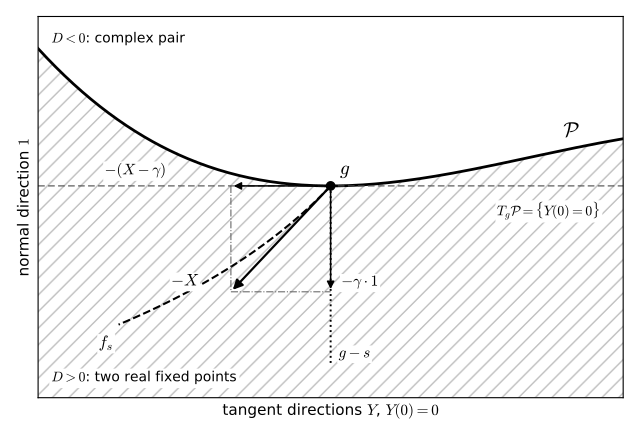

The Python source for this figure:
"""Figure 9.1: the parabolic stratum P near the germ g (schematic).

Horizontal axis: tangent directions T_g P = {Y : Y(0) = 0}.
Vertical axis:   the constant (normal) direction 1; f = g + c*1 + (tangent part).
Below P (c < 0): two real fixed points (D > 0).  Above P: a complex-conjugate pair (D < 0).
An unfolding f_s = g - s X leaves g with velocity -X = -gamma*1 - (X - gamma).
Black-and-white, line styles only.  Usage: python3 figures/fig9_stratum.py
"""
import os

import matplotlib

matplotlib.use("Agg")
import matplotlib.pyplot as plt  # noqa: E402
import numpy as np  # noqa: E402

plt.rcParams.update({"font.size": 11, "mathtext.fontset": "cm"})

fig, ax = plt.subplots(figsize=(6.4, 4.4))
x = np.linspace(-2.2, 2.2, 400)
P = 0.18 * x**2 - 0.04 * x**3          # the stratum, tangent to the horizontal axis at g

# region with two real fixed points: below P
ax.fill_between(x, P, -2.0, facecolor="none", edgecolor="0.75", hatch="//", linewidth=0.0)
ax.plot(x, P, "k-", lw=2.0)
ax.text(1.75, 0.18 * 1.75**2 - 0.04 * 1.75**3 + 0.12, r"$\mathcal{P}$", fontsize=15)

ax.text(-2.1, 1.35, r"$D<0$: complex pair", fontsize=10)
ax.text(-2.1, -1.85, r"$D>0$: two real fixed points", fontsize=10,
        bbox=dict(facecolor="white", edgecolor="none", pad=1.5))

# the germ g
ax.plot([0], [0], "ko", ms=6, zorder=5)
ax.text(0.07, 0.1, r"$g$", fontsize=14)

# translation unfolding g - s (normal direction)
ax.plot([0, 0], [0, -1.7], "k:", lw=1.4)
ax.text(0.06, -1.62, r"$g-s$", fontsize=11,
        bbox=dict(facecolor="white", edgecolor="none", pad=1.0))

# an unfolding f_s = g - s X + O(s^2)
s = np.linspace(0, 1.55, 100)
gam, tang = 1.0, 0.75
fx, fy = -tang * s - 0.18 * s**2, -gam * s + 0.10 * s**2
ax.plot(fx, fy, "k--", lw=1.5)
ax.text(fx[-1] - 0.15, fy[-1] - 0.22, r"$f_s$", fontsize=12,
        bbox=dict(facecolor="white", edgecolor="none", pad=1.0))

# velocity -X and its decomposition
kw = dict(arrowstyle="-|>", lw=1.6, color="k", mutation_scale=14)
ax.annotate("", xy=(-tang, -gam), xytext=(0, 0), arrowprops=kw)
ax.text(-tang - 0.45, -gam + 0.05, r"$-X$", fontsize=12,
        bbox=dict(facecolor="white", edgecolor="none", pad=1.0))
kw2 = dict(arrowstyle="-|>", lw=1.1, color="k", mutation_scale=11, linestyle="-")
ax.annotate("", xy=(0, -gam), xytext=(0, 0), arrowprops=kw2)
ax.text(0.08, -gam + 0.05, r"$-\gamma\cdot 1$", fontsize=11,
        bbox=dict(facecolor="white", edgecolor="none", pad=1.0))
ax.annotate("", xy=(-tang, 0), xytext=(0, 0), arrowprops=kw2)
ax.text(-tang - 0.95, 0.1, r"$-(X-\gamma)$", fontsize=11,
        bbox=dict(facecolor="white", edgecolor="none", pad=1.0))
ax.plot([-tang, -tang], [0, -gam], color="0.4", lw=0.8, ls="-.")
ax.plot([-tang, 0], [-gam, -gam], color="0.4", lw=0.8, ls="-.")

# tangent line T_g P
ax.plot([-2.2, 2.2], [0, 0], color="0.3", lw=0.8, ls=(0, (6, 3)))
ax.text(1.25, -0.28, r"$T_g\mathcal{P}=\{Y(0)=0\}$", fontsize=10,
        bbox=dict(facecolor="white", edgecolor="none", pad=1.0))

ax.set_xlim(-2.2, 2.2)
ax.set_ylim(-2.0, 1.6)
ax.set_xticks([])
ax.set_yticks([])
ax.set_xlabel(r"tangent directions $Y$, $Y(0)=0$")
ax.set_ylabel(r"normal direction $1$")
for sp_ in ax.spines.values():
    sp_.set_linewidth(0.8)
fig.tight_layout()
out = os.path.join(os.path.dirname(os.path.abspath(__file__)), "fig9_stratum.pdf")
fig.savefig(out)
print("wrote", out)
